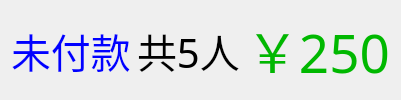
    <widget class="QWidget" name="widget_3" native="true">
     <property name="maximumSize">
      <size>
       <width>16777215</width>
       <height>80</height>
      </size>
     </property>
     <layout class="QHBoxLayout" name="horizontalLayout_3">
      <item>
       <widget class="QLabel" name="label_status">
        <property name="maximumSize">
         <size>
          <width>16777215</width>
          <height>80</height>
         </size>
        </property>
        <property name="palette">
         <palette>
          <active>
           <colorrole role="WindowText">
            <brush brushstyle="SolidPattern">
             <color alpha="255">
              <red>0</red>
              <green>0</green>
              <blue>255</blue>
             </color>
            </brush>
           </colorrole>
          </active>
          <inactive>
           <colorrole role="WindowText">
            <brush brushstyle="SolidPattern">
             <color alpha="255">
              <red>0</red>
              <green>0</green>
              <blue>255</blue>
             </color>
            </brush>
           </colorrole>
          </inactive>
          <disabled>
           <colorrole role="WindowText">
            <brush brushstyle="SolidPattern">
             <color alpha="255">
              <red>125</red>
              <green>125</green>
              <blue>125</blue>
             </color>
            </brush>
           </colorrole>
          </disabled>
         </palette>
        </property>
        <property name="font">
         <font>
          <family>微软雅黑</family>
          <pointsize>30</pointsize>
         </font>
        </property>
        <property name="text">
         <string>未付款</string>
        </property>
        <property name="alignment">
         <set>Qt::AlignLeading|Qt::AlignLeft|Qt::AlignVCenter</set>
        </property>
       </widget>
      </item>
      <item>
       <widget class="QLabel" name="label_total">
        <property name="font">
         <font>
          <family>微软雅黑</family>
          <pointsize>30</pointsize>
         </font>
        </property>
        <property name="text">
         <string>共5人</string>
        </property>
       </widget>
      </item>
      <item>
       <widget class="QLabel" name="label_price">
        <property name="palette">
         <palette>
          <active>
           <colorrole role="WindowText">
            <brush brushstyle="SolidPattern">
             <color alpha="255">
              <red>0</red>
              <green>184</green>
              <blue>0</blue>
             </color>
            </brush>
           </colorrole>
          </active>
          <inactive>
           <colorrole role="WindowText">
            <brush brushstyle="SolidPattern">
             <color alpha="255">
              <red>0</red>
              <green>184</green>
              <blue>0</blue>
             </color>
            </brush>
           </colorrole>
          </inactive>
          <disabled>
           <colorrole role="WindowText">
            <brush brushstyle="SolidPattern">
             <color alpha="255">
              <red>125</red>
              <green>125</green>
              <blue>125</blue>
             </color>
            </brush>
           </colorrole>
          </disabled>
         </palette>
        </property>
        <property name="font">
         <font>
          <family>微软雅黑</family>
          <pointsize>40</pointsize>
         </font>
        </property>
        <property name="text">
         <string>￥250</string>
        </property>
        <property name="alignment">
         <set>Qt::AlignLeading|Qt::AlignLeft|Qt::AlignVCenter</set>
        </property>
       </widget>
      </item>
     </layout>
    </widget>
